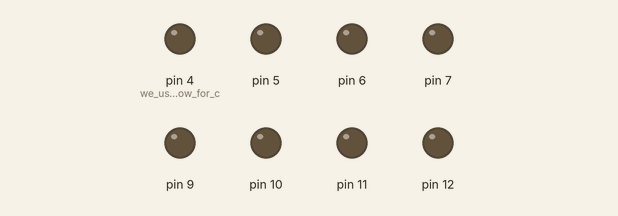
This sketch was run on a simulated Arduino Uno, built with avr-gcc and run on an emulated ATmega328P. Shown: output pins drawn as LEDs (lit = HIGH).

Above: at 0.05 s.
At 5.75 s:
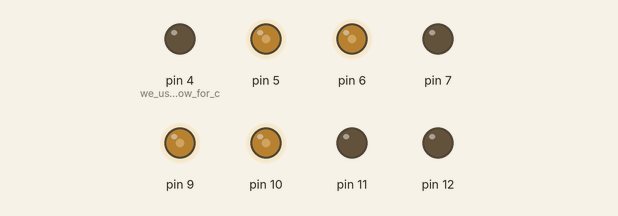
At 7.95 s:
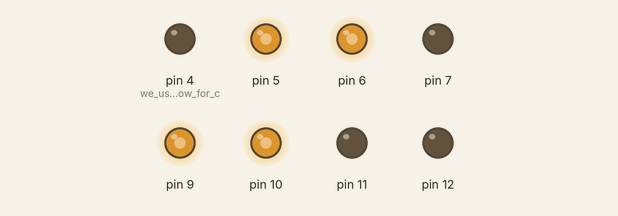
At 10.75 s:
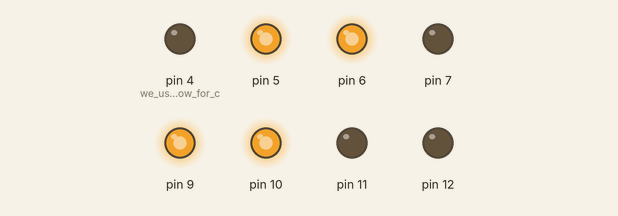
At 15.95 s:
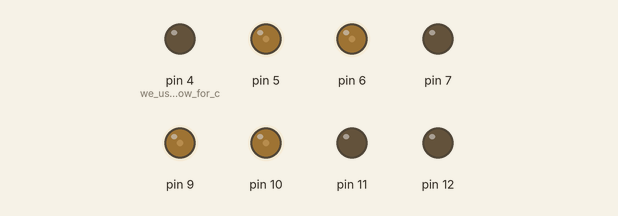
Timing chart, 0 to 26.0 s (numbered marks = the images above):
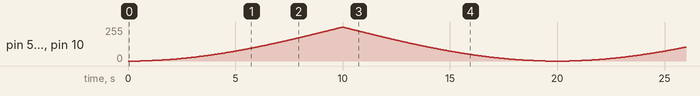

The sketch:

led_matrix_fade.ino
```cpp
unsigned long globalStartTime;
unsigned long startTime;

void setup() {
  // put your setup code here, to run once:
  pinMode(11, OUTPUT);
  pinMode(12, OUTPUT);
  pinMode(4, OUTPUT);  //we use High and Low for common cathod
  pinMode(5, OUTPUT);
  pinMode(6, OUTPUT);
  pinMode(7, OUTPUT);

  digitalWrite(11, LOW);
  digitalWrite(12, LOW);

  globalStartTime = millis();
  startTime = millis();
}

int maximumValue = 255;
unsigned long totalTime = 10 * 1000;
float ledState = 0;
bool isIncreasing = true;

void loop() {
  unsigned long currentTime = millis();
  unsigned long elapsedTime = currentTime - globalStartTime;  // unused
  unsigned long animationProgressTime = currentTime - startTime;

  float progressRatio = (float)animationProgressTime / totalTime;

  // ping pong effect
  if (progressRatio == 1.) {
    startTime = currentTime;
    isIncreasing = !isIncreasing; // switch to other state (decrease/increase)
  }

  if (isIncreasing) {
    // increase - fade in
    ledState = (floor(easeInSine(progressRatio) * maximumValue));
  } else {
    // decrease - fade out
    ledState = (floor((1. - (easeOutSine(progressRatio))) * maximumValue));
  }

  Serial.println(progressRatio);

  // reset elapsed time
  if (animationProgressTime > totalTime) {
    startTime = currentTime;
  }


  analogWrite(5, ledState);
  analogWrite(6, ledState);
  analogWrite(9, ledState);
  analogWrite(10, ledState);

}

float easeInSine(float x) {
  return 1.0 - cos((x * PI) / 2.0);
}

float easeOutSine(float x) {
  return sin((x * PI) / 2.0);
}
```
